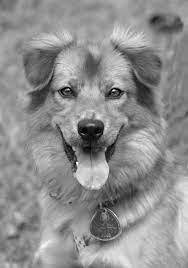
%> input picture matlab_exercises/image.jpeg, 188 x 268 px
$ octave esercitazione_11.m   (GNU Octave 9; MATLAB toolbox functions it lacks are replaced by stand-ins)
%> lines starting %> are read from the running program, lines starting %| are printed output that depends on the picture
% ES 11
%In order to understand the concept of non-stationarity of the image signal (see for
% reference to figure 7.1 of the book,) write the code which extracts 4 blocks of 32 X 32
% pixels of a preferred image and compute and plot the histograms.
% Clear command window.
clc;
% Delete all variables.
clear;
% Close all figure windows except those created by imtool.
close all;
% Close all figure windows created by imtool.
imtool close all;

[file, path] = uigetfile({'*.tiff;*.jpg;*.png;*.jpeg'}, "select an image");
%> the answer given: image.jpeg
image = imread(strcat(path, file));
%> image is the input picture: size 268x188x3 uint8; min 0, max 255, mean 142.6
imSize = size(image);
%> imSize = [268 188 3]
xLenght = int32(imSize(1) / 4);
%> xLenght = 67
yLenght = int32(imSize(2) / 4);
%> yLenght = 47

block1 = image(1:xLenght, 1:yLenght, :);
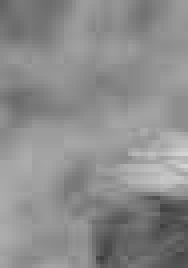
%> block1: size 67x47x3 uint8 (shown 4 times larger); min 62, max 211, mean 140.2
block2 = image(xLenght + 1:(2 * xLenght), yLenght + 1:(2 * yLenght), :);
block3 = image((2 * xLenght) + 1:(3 * xLenght), (2 * yLenght) + 1:(3 * yLenght), :);
block4 = image((3 * xLenght) + 1:imSize(1), (3 * yLenght) + 1:imSize(2), :);

figure(1);
% Maximize figure.
set(gcf, 'Position', get(0, 'Screensize'));

subplot(2, 5, 1);
imshow(image);

subplot(2, 5, 6);
imhist(image);

subplot(2, 5, 2);
imshow(block1);

subplot(2, 5, 7);
imhist(block1);

subplot(2, 5, 3);
imshow(block2);
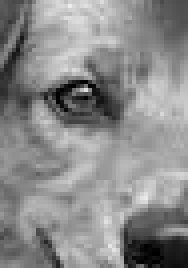
%> displayed picture: size 67x47x3, on the screen's scale of 0 to 255 (shown 4 times larger); min 0, max 237, mean 138.2

subplot(2, 5, 8);
imhist(block2);

subplot(2, 5, 4);
imshow(block3);
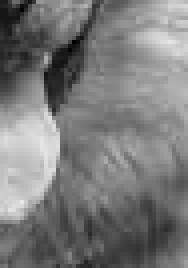
%> displayed picture: size 67x47x3, on the screen's scale of 0 to 255 (shown 4 times larger); min 1, max 233, mean 122.2

subplot(2, 5, 9);
imhist(block3);

subplot(2, 5, 5);
imshow(block4);
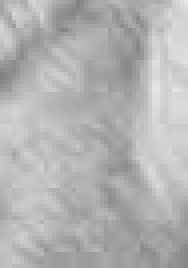
%> displayed picture: size 67x47x3, on the screen's scale of 0 to 255 (shown 4 times larger); min 129, max 231, mean 178.8

subplot(2, 5, 10);
imhist(block4);
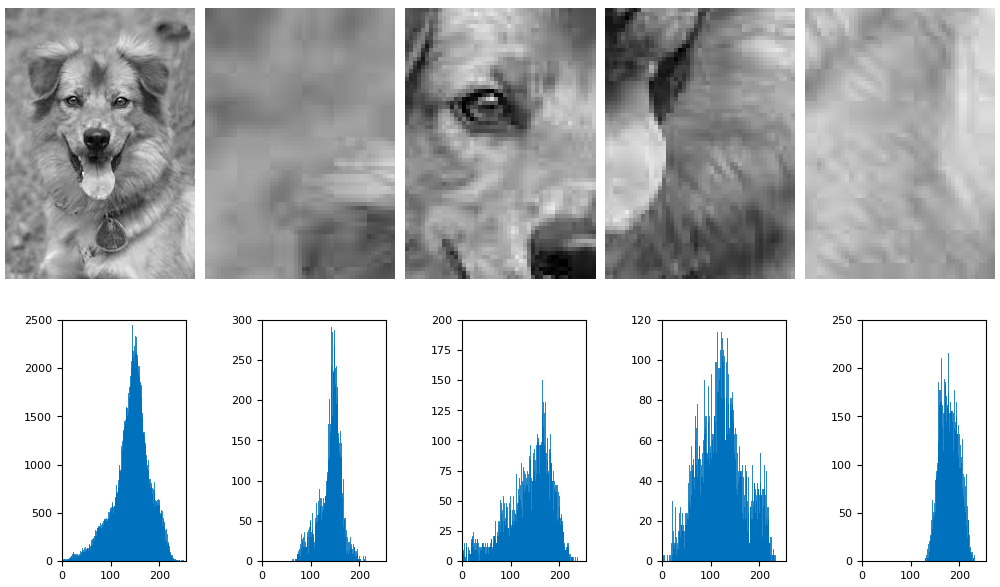
%> figure redrawn from the program's plot data, 10 panels

$ run again, on matlab_exercises/compressed.jpg
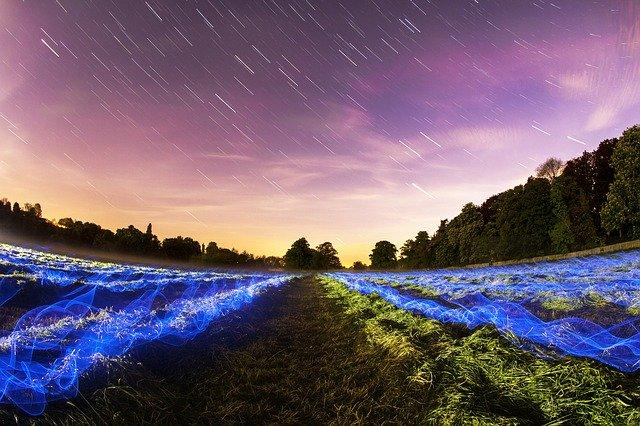
%> input picture matlab_exercises/compressed.jpg, 640 x 426 px
%> image is the input picture: size 426x640x3 uint8; mean R, G, B 112.2, 93.1, 111.1
%> `block1 = image(1:xLenght, 1:yLenght, :);`:
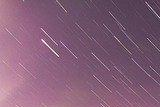
%> block1: size 107x160x3 uint8; mean R, G, B 132.1, 94.2, 118.9
%> `imshow(block4);`:
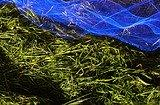
%> displayed picture: size 105x160x3, on the screen's scale of 0 to 255; mean R, G, B 58.7, 66.3, 73.3
